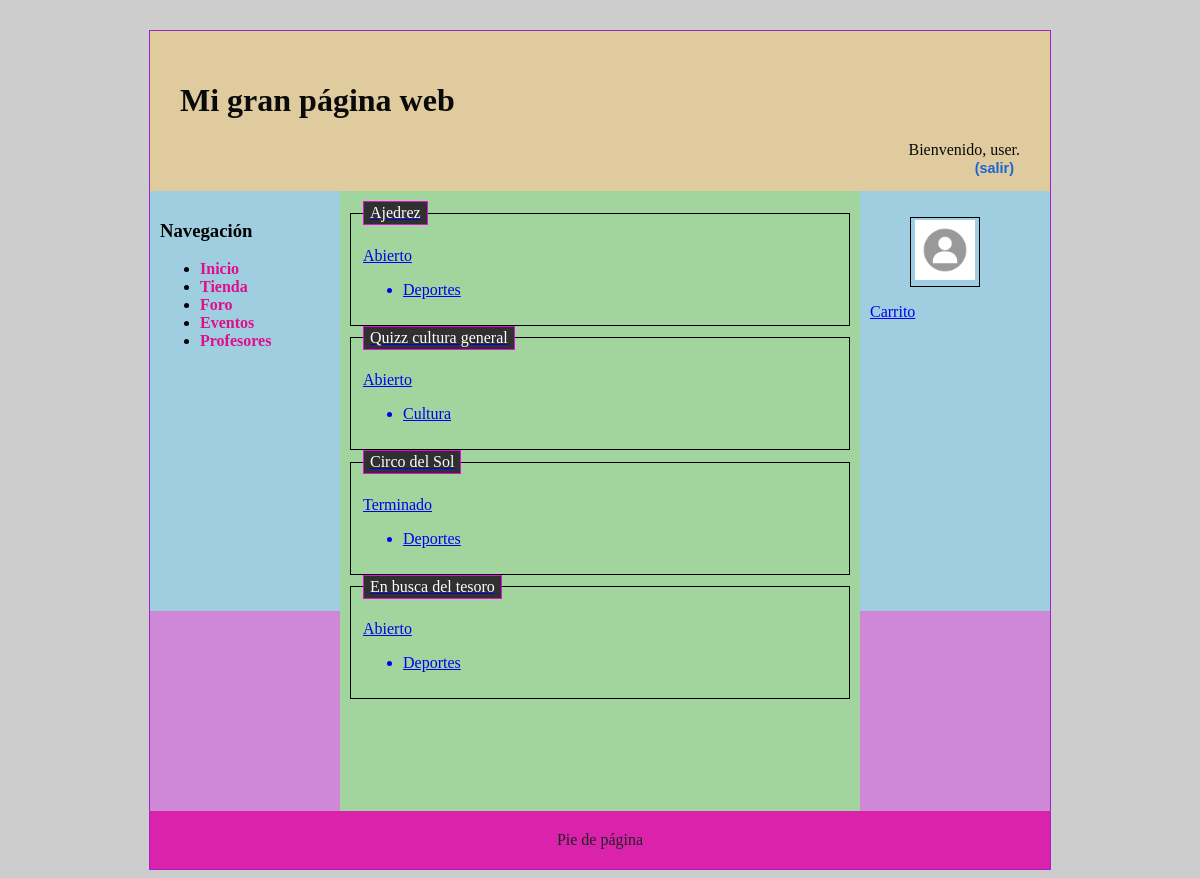
/eventos.php (signed in), run on the app's committed database.
### tables this page shows
CREATE TABLE `eventos` (
  `idEvento` int(11) NOT NULL,
  `inscritos` int(11) DEFAULT NULL,
  `categoria` varchar(255) DEFAULT NULL,
  `numJugadores` int(11) DEFAULT NULL,
  `nombre` varchar(255) DEFAULT NULL,
  `descripcion` text DEFAULT NULL,
  `fecha` date DEFAULT NULL,
  `lugar` varchar(255) DEFAULT NULL,
  `estado` varchar(50) DEFAULT NULL,
  `premio` varchar(255) DEFAULT NULL,
  `ganador` varchar(255) DEFAULT NULL,
  `tasaInscripcion` decimal(10,2) DEFAULT NULL
);

### eventos.php (called while the page is built, shortened)
<?php
require_once 'includes/config.php';
require_once 'includes/src/Eventos/listaEventos.php';
$eventos = listaeventos();
$contenidoPrincipal=<<<EOF
    $eventos
EOF;
require_once 'includes/vistas/comun/layout.php';
?>

### includes/src/Eventos/eventos.php (called while the page is built, shortened)
<?php
class Evento
{
    private $idEvento;
    private $categoria;
    public $nombre;
   private $estado;
    private function __construct($idTorneo, $inscritos, $categoria, $numJugadores, $nombreTorneo,$descripcionEvento,$fecha,$lugar,$estado,$premio,$ganador,$inscripcion)
    {
        $this->idEvento = intval($idTorneo);
        $this->categoria = $categoria;
        $this->nombre = $nombreTorneo;
        $this->estado = $estado;
    }
    public function getId()
    {
        return $this->idEvento;
    }
    public function getEvento()
    {
        return $this->nombre;
    }
    public function getCategoria()
    {
        return $this->categoria;
    }
    public function getEstado(){
        return $this->estado;
    }
    public static function listarEventos()
    {
        $conn = BD::getInstance()->getConexionBd();
        $query = sprintf("SELECT * FROM eventos");
        $rs = $conn->query($query);
        $eventos = array();
        if ($rs) {
            while ($fila = $rs->fetch_assoc()) {
                $evento = new Evento(
                    $fila['idEvento'],
                    $fila['inscritos'],
                    $fila['categoria'],
                    $fila['numJugadores'],
                    $fila['nombre'],
                    $fila['descripcion'],
                    $fila['fecha'],
                    $fila['lugar'],
                    $fila['estado'],
                    $fila['premio'],
                    $fila['ganador'],
                    $fila['tasaInscripcion'],
                );
                $eventos[] = $evento;
            }
        }
        return $eventos;
    }
}

### includes/src/BD.php (called while the page is built, shortened)
<?php
class BD
{
    private static $instancia;
    public static function getInstance()
    {
        if (!self::$instancia instanceof self) {
            self::$instancia = new static();
        }
        return self::$instancia;
    }
    private $rutaRaizApp;
    private $inicializada;
    private function __construct()
    {
        $this->inicializada = false;
    }
    public function init($bdDatosConexion, $rutaApp = RUTA_APP, $dirInstalacion = __DIR__. '/../')
    {
        if (!$this->inicializada) {
            $this->rutaRaizApp = $rutaApp;
            $this->inicializada = true;
        }
    }
    public function resuelve($path = '')
    {
        $rutaAppLongitudPrefijo = mb_strlen($this->rutaRaizApp);
        return $this->rutaRaizApp . $path;
    }
    public function usuarioLogueado()
    {
        return ($_SESSION['login'] ?? false) === true;
    }
    public function nombreUsuario()
    {
        return $_SESSION['nombre'] ?? '';
    }
}

### includes/config.php (called while the page is built, shortened)
<?php
spl_autoload_register(function ($clase) {
    $prefix = 'es\\ucm\\fdi\\aw\\';
    $base_dir = __DIR__ . '/';
    $len = strlen($prefix);
    $relative_class = substr($clase, $len);
    $file = $base_dir . str_replace('\\', '/', $relative_class) . '.php';
});

### includes/src/usuarios/Usuario.php (called while the page is built, shortened)
<?php
class Usuario
{
    public static function buscaUsuario($correo)
    {
        $conn = \es\ucm\fdi\aw\src\BD::getInstance()->getConexionBd();
        $query = sprintf("SELECT * FROM Usuarios U WHERE U.correo='%s'", $conn->real_escape_string($correo));
        $rs = $conn->query($query);
        $result = false;
        if ($rs) {
            $fila = $rs->fetch_assoc();
            if ($fila) {
                $result = new Usuario($fila['rolUser'], $fila['nombre'], $fila['password'],$fila['correo'], $fila['avatar'],$fila['id']);
            }
        } else {
            error_log("Error BD ({$conn->errno}): {$conn->error}");
        }
        return $result;
    }
    private $nombre;
    private $avatar;
    protected  function __construct($rol,$nombre, $password, $correo, $avatar, $id = null)
    {
        $this->nombre = $nombre;
        $this->avatar = $avatar;
    }
    public function getNombre()
    {
        return $this->nombre;
    }
    public function getAvatar()
    {
        return $this->avatar;
    }
}

### includes/src/Eventos/listaEventos.php (the view, shortened to what this page needs)
<?php
    require_once __DIR__.'/eventos.php';
    require_once __DIR__.'/../../config.php';
    $contenidoPrincipal = listaEventos();
?>
<?php
function listaeventos()
{
    $eventos = Evento::listarEventos();
    $html = "<div class='eventos'>";
    foreach ($eventos as $evento) {
        $html .= visualizaEvento($evento);
    }
    $html .= "</div>";
    return $html;
}
function visualizaEvento($evento)
{
    $html = '<div class="Evento">';
    $html .= '<div>';
    $html .= '<a href="/G3_SW/includes/vistas/helpers/caracteristicasEvento.php?id=' . $evento->getId() . '">';
    $html .= '<fieldset>';
    $html .= '<legend>' . $evento->getEvento() . '</legend>';
    $html .= '<p>' . $evento->getEstado() . '</p>';
    $html .= '<ul>';
    $html .= '<li>' . $evento->getCategoria() . '</li>';
    $html .= '</ul>';
    $html .= '</fieldset>';
    $html .= '</div>';
    $html .= '</div>';
    return $html;
}
?>

### includes/vistas/comun/layout.php (shortened to what this page needs)
<!DOCTYPE html>
<html>
<head>
	<link rel="stylesheet" type="text/css" href="<?= RUTA_CSS.'/estilo.css'?>" />
</head>
<body>
<div id="contenedor">
<?php
require_once('cabecera.php');
require_once('sidebarIzq.php');
?>
<main>
	<article>
		<?= $contenidoPrincipal ?>
	</article>
</main>
<?php
require_once('sidebarDer.php');
require_once('pie.php');
?>
</div>
</body>
</html>

### includes/vistas/comun/cabecera.php (shortened to what this page needs)
<?php
function mostrarSaludo()
{
    $html = '';
    $app = BD::getInstance();
    if ($app->usuarioLogueado()) {
        $nombreUsuario = $app->nombreUsuario();
        $formLogout = new FormularioLogout();
        $htmlLogout = $formLogout->gestiona();
        $html = "Bienvenido, ${nombreUsuario}. $htmlLogout";
    } else {
        $loginUrl = $app->resuelve('/login.php');
        $registroUrl = $app->resuelve('/registro.php');
        $html = <<<EOS
        Usuario desconocido. <a href="{$loginUrl}">Login</a> <a href="{$registroUrl}">Registro</a>
      EOS;
    }
    return $html;
}
?>
<header>
    <h1><?= $params['cabecera'] ?? 'Mi gran página web' ?></h1>
    <div class="saludo">
        <?= mostrarSaludo(); ?>
    </div>
</header>

### includes/src/usuarios/FormularioLogout.php (shortened to what this page needs)
<?php
class FormularioLogout extends Formulario
{
    protected function generaCamposFormulario(&$datos)
    {
        $camposFormulario = <<<EOS
            <button class="enlace" type="submit">(salir)</button>
        EOS;
        return $camposFormulario;
    }
}

### includes/src/Formulario.php (shortened to what this page needs)
<?php
abstract class Formulario
{
    protected $formId;
    protected $method;
    protected $action;
    protected $classAtt;
    protected $enctype;
    public function __construct($formId, $opciones = array())
    {
        $this->formId = $formId;
        $opcionesPorDefecto = array('action' => null, 'method' => 'POST', 'class' => null, 'enctype' => null, 'urlRedireccion' => null);
        $opciones = array_merge($opcionesPorDefecto, $opciones);
        $this->action = $opciones['action'];
        $this->method = $opciones['method'];
        $this->classAtt = $opciones['class'];
        $this->enctype  = $opciones['enctype'];
    }
    public function gestiona()
    {
        $datos = &$_POST;
        if (!$this->formularioEnviado($datos)) {
            return $this->generaFormulario();
        }
    }
    protected function formularioEnviado(&$datos)
    {
        return isset($datos['formId']) && $datos['formId'] == $this->formId;
    }
    protected function generaFormulario(&$datos = array())
    {
        $htmlCamposFormularios = $this->generaCamposFormulario($datos);
        $classAtt = $this->classAtt != null ? "class=\"{$this->classAtt}\"" : '';
        $enctypeAtt = $this->enctype != null ? "enctype=\"{$this->enctype}\"" : '';
        $htmlForm = <<<EOS
        <form method="{$this->method}" action="{$this->action}" id="{$this->formId}" {$classAtt} {$enctypeAtt}>
            <input type="hidden" name="formId" value="{$this->formId}" />
            $htmlCamposFormularios
        </form>
        EOS;
        return $htmlForm;
    }
}

### includes/vistas/comun/sidebarIzq.php
<nav id="sidebarIzq">
	<h3>Navegación</h3>
	<ul>
		<li><a href="<?= RUTA_APP?>/index.php">Inicio</a></li>
		<li><a href="<?= RUTA_APP?>/tienda.php">Tienda</a></li>
		<li><a href="<?= RUTA_APP?>/foro.php">Foro</a></li>
		<li><a href="<?= RUTA_APP?>/eventos.php">Eventos</a></li>
		<li><a href="<?= RUTA_APP?>/includes/vistas/helpers/profesores.php">Profesores</a></li>
	</ul>
</nav>

### includes/vistas/comun/sidebarDer.php (shortened to what this page needs)
<aside id="sidebarDer">
<?php if (!isset($_SESSION['login']) || $_SESSION['login'] !== true) : $avatar =(RUTA_IMGS . 'images/avatarPorDefecto.png');?>
        <img src="<?php echo $avatar; ?>" alt="Avatar por defecto" width="60" height="60">
    <?php else: ?>
            <?php
            $correo_usuario = $_SESSION['correo'];
            $usuario = Usuario::buscaUsuario($correo_usuario);
            $avatar = $usuario->getAvatar() ? (RUTA_IMGS . $usuario->getAvatar()) : (RUTA_IMGS . 'images/avatarPorDefecto.png');
            ?>
            <ul class="dropdown">
                <li class="menu1"><img src="<?php echo $avatar; ?>" alt="Avatar de <?php echo $usuario->getNombre(); ?>" width="60" height="60">
            </li>
        </ul>
    <?php endif; ?>
    <div class="sidebar-section" id="carrito">
        <p><a href="/G3_SW/includes/carrito_usuario.php" target="_self">Carrito</a></p>
    </div>
</aside>

### includes/vistas/comun/pie.php
<footer>
	Pie de página
</footer>

### css/estilo.css (style rules this page uses)
body { background-color: #CDCDCD; }
div#contenedor { width: 900px; margin: auto; border: 1px solid rgb(159, 34, 205); background-color: #cf88d7; margin-top: 30px; }
header { padding: 30px; height: 100px; background-color: #e8f17ea4; color: rgb(10, 10, 10); }
nav { padding: 10px; float: left; width: 170px; height: 400px; background-color: #a0cee1; }
nav a, nav a:visited { color: rgb(224, 13, 140); font-weight: bold; text-decoration: none; }
aside { padding: 10px; float: right; width: 170px; height: 400px; background-color: #a0cee1; }
main { padding: 10px; float: left; min-height: 600px; width: 500px; background-color: rgb(161, 213, 157); color: rgb(33, 32, 32); }
footer { clear: both; padding: 20px; background-color: #db22ad; color: rgb(33, 32, 32); text-align: center; }
div.saludo { width: 100%; text-align: right; }
fieldset { border: 1px solid black; margin: auto; }
legend { color: #fff; background: #303030; border: 1px solid rgb(237, 9, 229); padding: 2px 6px; }
form button.enlace, form button.enlace:visited { color: rgb(26, 101, 212); font-weight: bold; text-decoration: none; background-color: inherit; border: none; }
button, a.boton { border: 1px solid rgb(47, 184, 76); font-size: 0.9em; font-family: Arial; font-weight: 400; }
button, a.boton { border: 1px solid black; font-size: 0.9em; font-family: Arial; font-weight: 400; }
ul.dropdown, ul.dropdown-content { list-style: none; }
ul.dropdown li { display: inline-block; }
.dropdown li { border: 1px solid black; padding: 2px 4px; }

### data on the page
eventos: nombre "Ajedrez", estado "Abierto", categoria "Deportes"
eventos: nombre "Quizz cultura general", estado "Abierto", categoria "Cultura"
eventos: nombre "Circo del Sol", estado "Terminado", categoria "Deportes"
eventos: nombre "En busca del tesoro", estado "Abierto", categoria "Deportes"

### other printed values
$params['cabecera'] "Mi gran página web"
mostrarSaludo() "Bienvenido, user."
